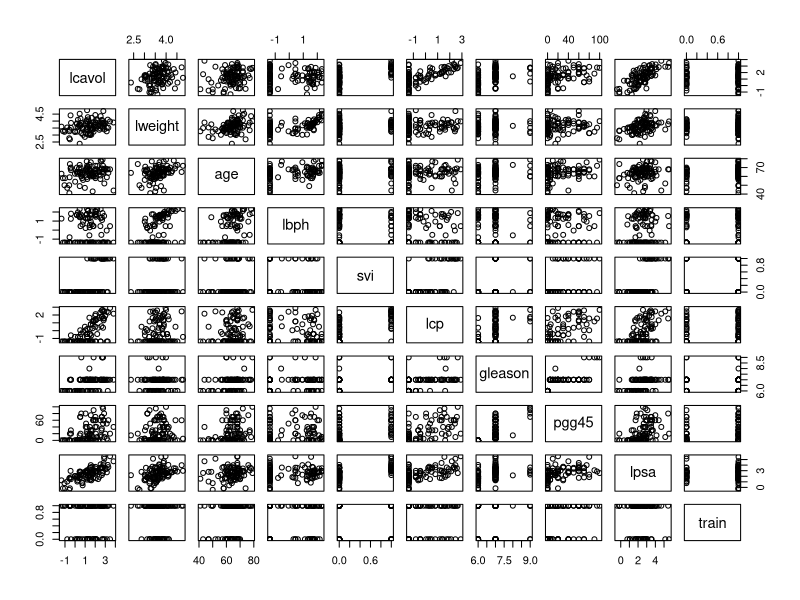

This figure's R source:
# Code to run the Prostate cancer data set

# Load in the data
prostate = read.csv('prostate.csv')

# Look at the first few rows:
head(prostate)

# Columns are:
# lcavol - log(cancer volume)
# lweight - log(weight)
# age - age
# lbph - log(benign prostatic hyperplasia amount)
# svi - seminal vesicle invasion
# lcp - log(capsular penetration)
# gleason - grade of cancer
# pgg45 - percentage Gleason scores 4 or 5
# lpsa - outcome - log prostate specific antigen
# train - whether the observation should be included in the training or test set
# From Stamey et al (1989)

# Create a plot
pairs(prostate)
